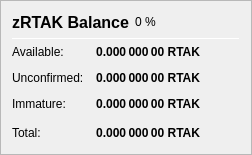
                   <widget class="QFrame" name="frame_ZerocoinBalances">
                    <property name="frameShape">
                     <enum>QFrame::StyledPanel</enum>
                    </property>
                    <property name="frameShadow">
                     <enum>QFrame::Raised</enum>
                    </property>
                    <layout class="QVBoxLayout" name="verticalLayout_7">
                     <item>
                      <layout class="QHBoxLayout" name="horizontalLayout_8" stretch="0,0,0">
                       <item>
                        <widget class="QLabel" name="label_5z_3">
                         <property name="minimumSize">
                          <size>
                           <width>0</width>
                           <height>20</height>
                          </size>
                         </property>
                         <property name="font">
                          <font>
                           <pointsize>12</pointsize>
                           <weight>75</weight>
                           <bold>true</bold>
                          </font>
                         </property>
                         <property name="text">
                          <string>zRTAK Balance</string>
                         </property>
                        </widget>
                       </item>
                       <item>
                        <widget class="QLabel" name="labelzRTAKPercent">
                         <property name="text">
                          <string notr="true">0 %</string>
                         </property>
                        </widget>
                       </item>
                       <item>
                        <spacer name="horizontalSpacer_11">
                         <property name="orientation">
                          <enum>Qt::Horizontal</enum>
                         </property>
                         <property name="sizeHint" stdset="0">
                          <size>
                           <width>40</width>
                           <height>20</height>
                          </size>
                         </property>
                        </spacer>
                       </item>
                      </layout>
                     </item>
                     <item>
                      <widget class="Line" name="line_ZerocoinBalance">
                       <property name="minimumSize">
                        <size>
                         <width>0</width>
                         <height>1</height>
                        </size>
                       </property>
                       <property name="maximumSize">
                        <size>
                         <width>16777215</width>
                         <height>1</height>
                        </size>
                       </property>
                       <property name="orientation">
                        <enum>Qt::Horizontal</enum>
                       </property>
                      </widget>
                     </item>
                     <item>
                      <layout class="QGridLayout" name="gridLayout_5">
                       <property name="spacing">
                        <number>12</number>
                       </property>
                       <item row="1" column="0">
                        <widget class="QLabel" name="labelzBalanceMatureText">
                         <property name="toolTip">
                          <string>Mature: more than 20 confirmation and more than 1 mint of the same denomination after it was minted.
These RTAK are spendable.</string>
                         </property>
                         <property name="text">
                          <string>Available:</string>
                         </property>
                        </widget>
                       </item>
                       <item row="1" column="1">
                        <widget class="QLabel" name="labelzBalanceMature">
                         <property name="font">
                          <font>
                           <weight>75</weight>
                           <bold>true</bold>
                          </font>
                         </property>
                         <property name="toolTip">
                          <string>Mature: more than 20 confirmation and more than 1 mint of the same denomination after it was minted.
These RTAK are spendable.</string>
                         </property>
                         <property name="text">
                          <string notr="true">0.000 000 00 RTAK</string>
                         </property>
                         <property name="alignment">
                          <set>Qt::AlignRight|Qt::AlignTrailing|Qt::AlignVCenter</set>
                         </property>
                        </widget>
                       </item>
                       <item row="2" column="0">
                        <widget class="QLabel" name="labelzBalanceUnconfirmedText">
                         <property name="toolTip">
                          <string>Unconfirmed: less than 20 confirmations
Immature: confirmed, but less than 1 mint of the same denomination after it was minted</string>
                         </property>
                         <property name="text">
                          <string>Unconfirmed:</string>
                         </property>
                        </widget>
                       </item>
                       <item row="2" column="1">
                        <widget class="QLabel" name="labelzBalanceUnconfirmed">
                         <property name="font">
                          <font>
                           <weight>75</weight>
                           <bold>true</bold>
                          </font>
                         </property>
                         <property name="toolTip">
                          <string>Unconfirmed: less than 20 confirmations
Immature: confirmed, but less than 1 mint of the same denomination after it was minted</string>
                         </property>
                         <property name="text">
                          <string notr="true">0.000 000 00 RTAK</string>
                         </property>
                         <property name="alignment">
                          <set>Qt::AlignRight|Qt::AlignTrailing|Qt::AlignVCenter</set>
                         </property>
                        </widget>
                       </item>
                       <item row="3" column="0">
                        <widget class="QLabel" name="labelzBalanceImmatureText">
                         <property name="toolTip">
                          <string>Unconfirmed: less than 20 confirmations
Immature: confirmed, but less than 1 mint of the same denomination after it was minted</string>
                         </property>
                         <property name="text">
                          <string>Immature:</string>
                         </property>
                        </widget>
                       </item>
                       <item row="3" column="1">
                        <widget class="QLabel" name="labelzBalanceImmature">
                         <property name="font">
                          <font>
                           <weight>75</weight>
                           <bold>true</bold>
                          </font>
                         </property>
                         <property name="toolTip">
                          <string>Unconfirmed: less than 20 confirmations
Immature: confirmed, but less than 1 mint of the same denomination after it was minted</string>
                         </property>
                         <property name="text">
                          <string notr="true">0.000 000 00 RTAK</string>
                         </property>
                         <property name="alignment">
                          <set>Qt::AlignRight|Qt::AlignTrailing|Qt::AlignVCenter</set>
                         </property>
                        </widget>
                       </item>
                       <item row="4" column="0">
                        <widget class="QLabel" name="labelzBalanceText">
                         <property name="toolTip">
                          <string>Your current RTAK balance, unconfirmed and immature RTAK included.</string>
                         </property>
                         <property name="text">
                          <string>Total:</string>
                         </property>
                        </widget>
                       </item>
                       <item row="4" column="1">
                        <widget class="QLabel" name="labelzBalance">
                         <property name="font">
                          <font>
                           <weight>75</weight>
                           <bold>true</bold>
                          </font>
                         </property>
                         <property name="cursor">
                          <cursorShape>IBeamCursor</cursorShape>
                         </property>
                         <property name="toolTip">
                          <string>Your current RTAK balance, unconfirmed and immature RTAK included.</string>
                         </property>
                         <property name="text">
                          <string notr="true">0.000 000 00 RTAK</string>
                         </property>
                         <property name="alignment">
                          <set>Qt::AlignRight|Qt::AlignTrailing|Qt::AlignVCenter</set>
                         </property>
                         <property name="textInteractionFlags">
                          <set>Qt::LinksAccessibleByMouse|Qt::TextSelectableByKeyboard|Qt::TextSelectableByMouse</set>
                         </property>
                        </widget>
                       </item>
                       <item row="4" column="2">
                        <spacer name="horizontalSpacer_4">
                         <property name="orientation">
                          <enum>Qt::Horizontal</enum>
                         </property>
                         <property name="sizeHint" stdset="0">
                          <size>
                           <width>40</width>
                           <height>20</height>
                          </size>
                         </property>
                        </spacer>
                       </item>
                      </layout>
                     </item>
                    </layout>
                   </widget>
